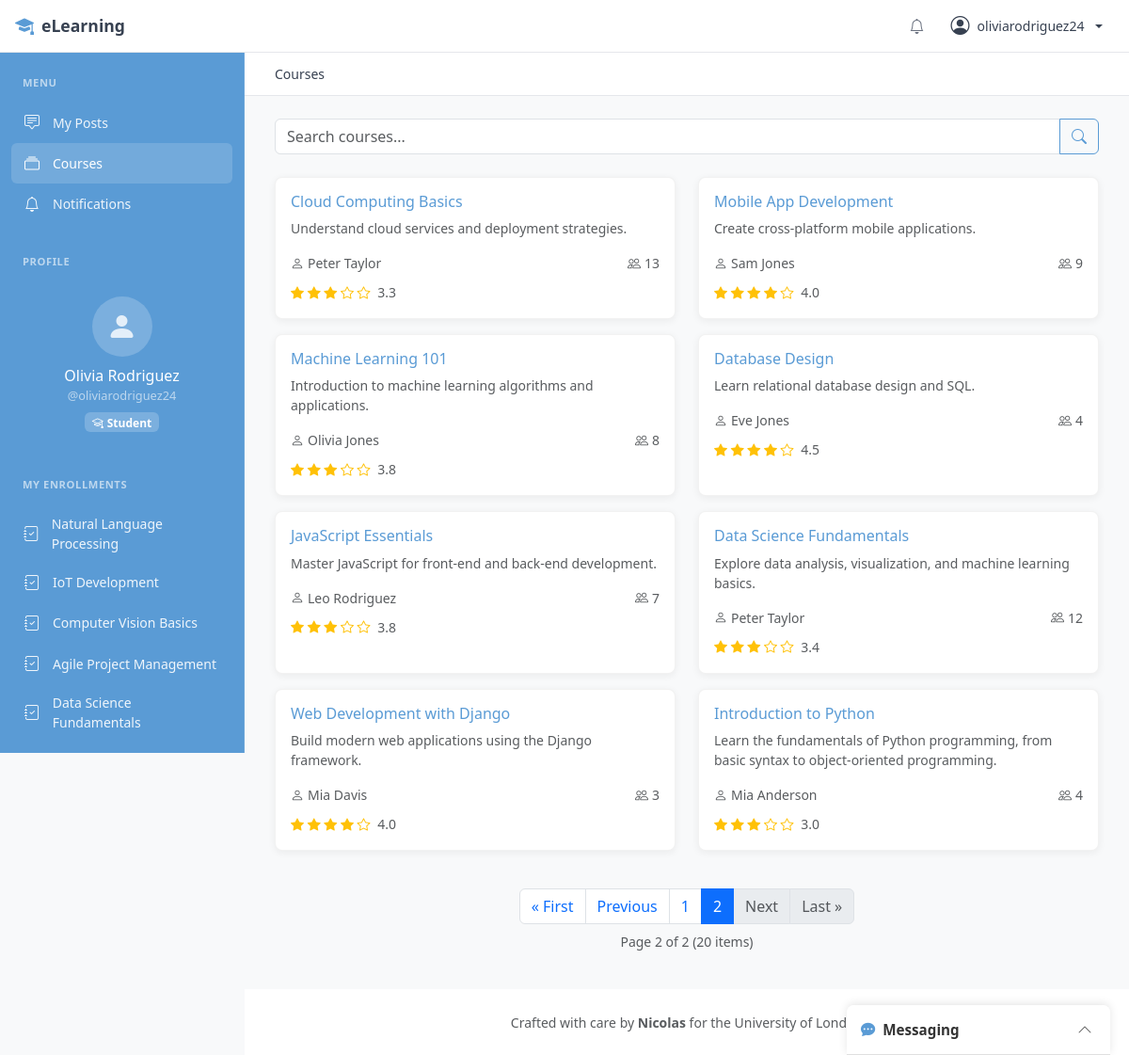
Page /courses/?page=2 (signed in) on the earlier database version.
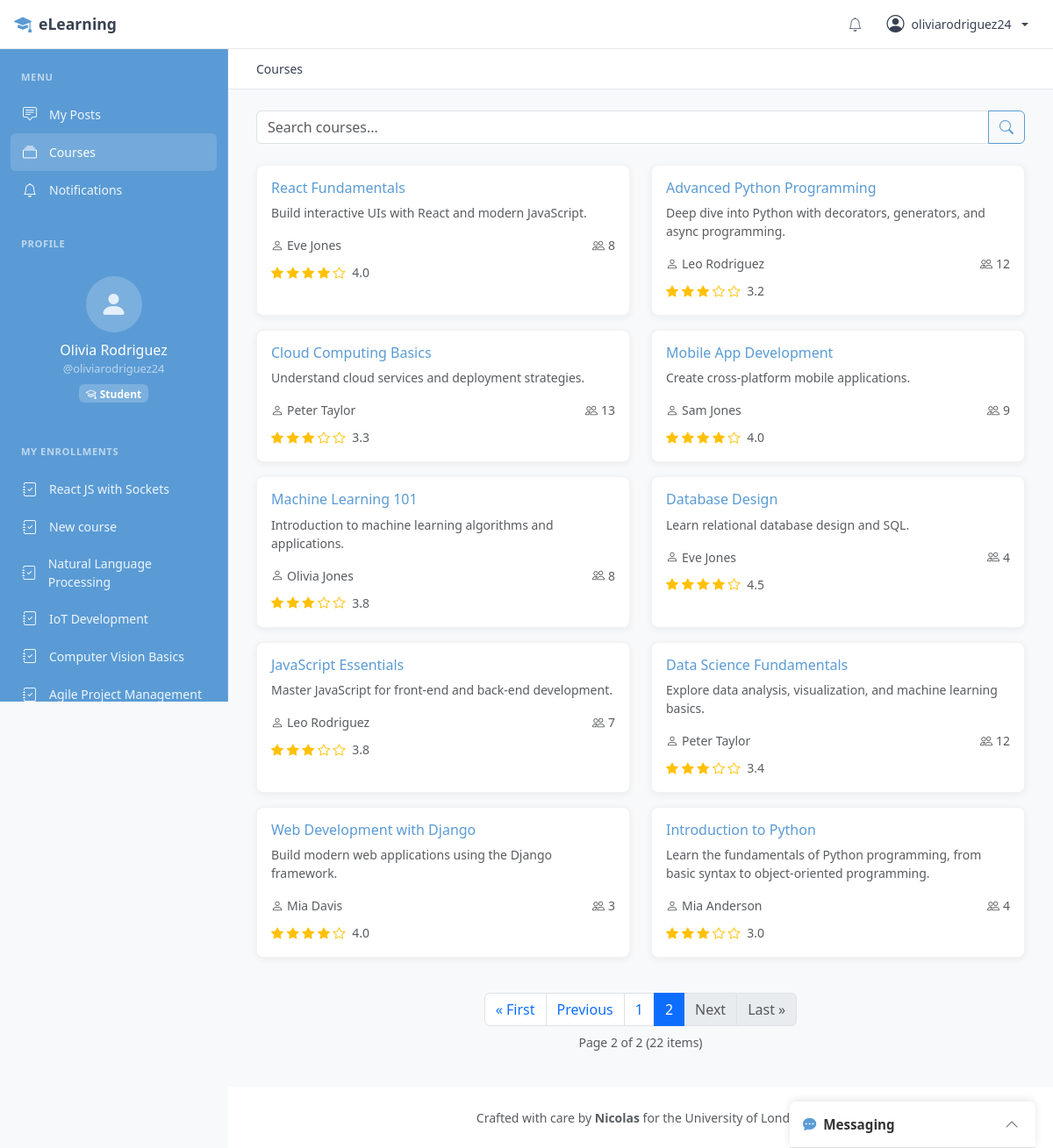
Same page on the later database version.
### apps/courses/models.py (models this page shows, shortened)
class Enrollment(models.Model):
    student = models.ForeignKey(
        settings.AUTH_USER_MODEL,
        on_delete=models.CASCADE,
        related_name='enrollments'
    )
    course = models.ForeignKey(
        Course,
        on_delete=models.CASCADE,
        related_name='enrollments'
    )
    enrolled_at = models.DateTimeField(auto_now_add=True)
    is_active = models.BooleanField(default=True)
    is_blocked = models.BooleanField(default=False)
    class Meta:
        unique_together = ['student', 'course']
        ordering = ['-enrolled_at']

class Course(models.Model):
    title = models.CharField(max_length=200)
    description = models.TextField()
    teacher = models.ForeignKey(
        settings.AUTH_USER_MODEL,
        on_delete=models.CASCADE,
        related_name='courses_teaching'
    )
    created_at = models.DateTimeField(auto_now_add=True)
    updated_at = models.DateTimeField(auto_now=True)
    is_active = models.BooleanField(default=True)
    class Meta:
        ordering = ['-created_at']
    @property
    def enrolled_count(self):
        return self.enrollments.filter(is_active=True).count()
    @property
    def average_rating(self):
        from apps.courses.models import CourseFeedback
        feedbacks = CourseFeedback.objects.filter(enrollment__course=self)
        if feedbacks.exists():
            return round(sum(f.rating for f in feedbacks) / feedbacks.count(), 1)
        return None

class CourseFeedback(models.Model):
    enrollment = models.OneToOneField(
        Enrollment,
        on_delete=models.CASCADE,
        related_name='feedback'
    )
    rating = models.PositiveIntegerField(
        validators=[MinValueValidator(1), MaxValueValidator(5)]
    )
    comment = models.TextField(blank=True)
    created_at = models.DateTimeField(auto_now_add=True)
    updated_at = models.DateTimeField(auto_now=True)
    class Meta:
        ordering = ['-created_at']

### apps/accounts/models.py (models this page shows, shortened)
class User(AbstractUser):
    class UserType(models.TextChoices):
        STUDENT = 'student', 'Student'
        TEACHER = 'teacher', 'Teacher'
    email = models.EmailField(unique=True)
    user_type = models.CharField(
        max_length=10,
        choices=UserType.choices,
        default=UserType.STUDENT,
    )
    photo = models.ImageField(
        upload_to=profile_photo_path,
        storage=media_storage,
        blank=True,
        null=True,
    )
    bio = models.TextField(blank=True, max_length=500)
    created_at = models.DateTimeField(auto_now_add=True)
    updated_at = models.DateTimeField(auto_now=True)
    @property
    def is_teacher(self):
        return self.user_type == self.UserType.TEACHER

### apps/courses/views.py (the view)
# urls.py: path('', views.CourseListView.as_view(), name='course_list'),
class CourseListView(LoginRequiredMixin, ListView):
    model = Course
    template_name = 'courses/course_list.html'
    context_object_name = 'courses'
    paginate_by = 12
    def get_queryset(self):
        queryset = Course.objects.filter(is_active=True)
        query = self.request.GET.get('q')
        if query:
            queryset = queryset.filter(
                Q(title__icontains=query) | Q(description__icontains=query)
            )
        return queryset
    def get_context_data(self, **kwargs):
        context = super().get_context_data(**kwargs)
        context['query'] = self.request.GET.get('q', '')
        if self.request.user.is_teacher:
            context['my_courses'] = Course.objects.filter(teacher=self.request.user)
        else:
            context['my_enrollments'] = Enrollment.objects.filter(
                student=self.request.user, is_active=True
            ).select_related('course')
        return context

### templates/courses/course_list.html (shortened to what the changed rows need)
{% extends 'base_sidebar.html' %}
{% block sidebar %}
{% if user.is_teacher %}
<div class="sidebar-section">
    <div class="sidebar-section-title">My Courses</div>
    {% if my_courses %}
        {% for course in my_courses %}
            <a href="{% url 'courses:course_detail' course.pk %}" class="sidebar-link">
                <i class="bi bi-book"></i>
                <span>{{ course.title }}</span>
                <span class="sidebar-badge">{{ course.enrolled_count }}</span>
            </a>
        {% endfor %}
    {% else %}
        <div class="sidebar-link sidebar-muted">
            <i class="bi bi-info-circle"></i>
            <span>No courses yet</span>
        </div>
    {% endif %}
    <a href="{% url 'courses:course_create' %}" class="sidebar-link sidebar-action">
        <i class="bi bi-plus-lg"></i>
        <span>Create Course</span>
    </a>
</div>
<div class="sidebar-section">
    <div class="sidebar-section-title">Tools</div>
    <a href="{% url 'courses:user_search' %}" class="sidebar-link">
        <i class="bi bi-search"></i>
        <span>Search Users</span>
    </a>
</div>
{% else %}
<div class="sidebar-section">
    {% if my_enrollments %}
        {% for enrollment in my_enrollments %}
            <a href="{% url 'courses:course_detail' enrollment.course.pk %}" class="sidebar-link">
                <i class="bi bi-journal-check"></i>
                <span>{{ enrollment.course.title }}</span>
            </a>
        {% endfor %}
    {% else %}
        <div class="sidebar-link sidebar-muted">
            <i class="bi bi-info-circle"></i>
            <span>No enrollments yet</span>
        </div>
    {% endif %}
</div>
{% endif %}
{% endblock sidebar %}
{% block content %}
<div class="mb-4">
    <form method="get">
    </form>
</div>
{% if courses %}
    <div class="row">
        {% for course in courses %}
            <div class="col-md-6 mb-3">
                <div class="card h-100">
                    <div class="card-body">
                        <h6 class="card-title">
                            <a href="{% url 'courses:course_detail' course.pk %}" class="text-decoration-none">
                                {{ course.title }}
                            </a>
                        </h6>
                        <p class="card-text small text-muted">
                            {{ course.description|truncatewords:20 }}
                        </p>
                        <div class="d-flex justify-content-between align-items-center">
                            <small class="text-muted">
                                <i class="bi bi-person me-1"></i>{{ course.teacher.get_full_name|default:course.teacher.username }}
                            </small>
                            <small class="text-muted">
                                <i class="bi bi-people me-1"></i>{{ course.enrolled_count }}
                            </small>
                        </div>
                        {% if course.average_rating %}
                            <div class="mt-2">
                                <small class="text-warning">
                                    {% for i in "12345" %}
                                        {% if forloop.counter <= course.average_rating %}
                                            <i class="bi bi-star-fill"></i>
                                        {% else %}
                                            <i class="bi bi-star"></i>
                                        {% endif %}
                                    {% endfor %}
                                    <span class="text-muted ms-1">{{ course.average_rating }}</span>
                                </small>
                            </div>
                        {% endif %}
                    </div>
                </div>
            </div>
        {% endfor %}
    </div>
    {% include 'includes/pagination.html' %}
{% endif %}
{% endblock %}

Differences in the rows shown:
no longer on this page (row unchanged): Enrollment: course "Data Science Fundamentals"
added Enrollment: course "React JS with Sockets"
added Enrollment: course "New course"
now on this page (row unchanged): Course: title "React Fundamentals", description "Build interactive UIs with React and modern JavaScript.", teacher.get_full_name "Eve Jones", enrolled_count "8", average_rating "4.0"
now on this page (row unchanged): Course: title "Advanced Python Programming", description "Deep dive into Python with decorators, generators, and async programming.", teacher.get_full_name "Leo Rodriguez", enrolled_count "12", average_rating "3.2"
Other differences:
{{ page_obj.paginator.count }}: "20" → "22"
